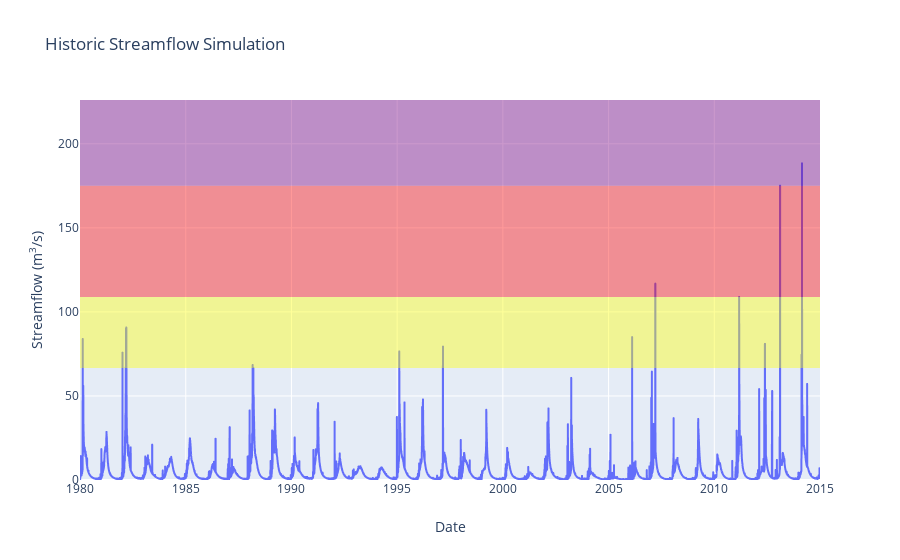

Notebook code for this chart:
### Code cell
historic_figure = geoglows.streamflow.historical_plot(hist, rperiods)
historic_figure.show()

### Figure 1 — Plotly figure (JSON) as saved in the notebook; plotly's stock layout.template omitted (floating-point values rounded to 4 significant figures; data arrays with more than 128 entries replaced by an {"elided": "..."} marker saying what was removed)
{"data": [{"type": "scattergl", "x": {"elided": "12785 str values"}, "y": {"elided": "12785 float values"}}], "layout": {"shapes": [{"fillcolor": "yellow", "line": {"width": 0}, "opacity": 0.4, "type": "rect", "x0": "1980-01-01 00:00:00", "x1": "2015-01-01 00:00:00", "y0": 66.6, "y1": 108.9}, {"fillcolor": "red", "line": {"width": 0}, "opacity": 0.4, "type": "rect", "x0": "1980-01-01 00:00:00", "x1": "2015-01-01 00:00:00", "y0": 108.9, "y1": 175.1}, {"fillcolor": "purple", "line": {"width": 0}, "opacity": 0.4, "type": "rect", "x0": "1980-01-01 00:00:00", "x1": "2015-01-01 00:00:00", "y0": 175.1, "y1": 271.3}], "title": {"text": "Historic Streamflow Simulation"}, "xaxis": {"hoverformat": "%b %d %Y", "tickformat": "%Y", "title": {"text": "Date"}}, "yaxis": {"range": [0, 226.1], "title": {"text": "Streamflow (m<sup>3</sup>/s)"}}}}
